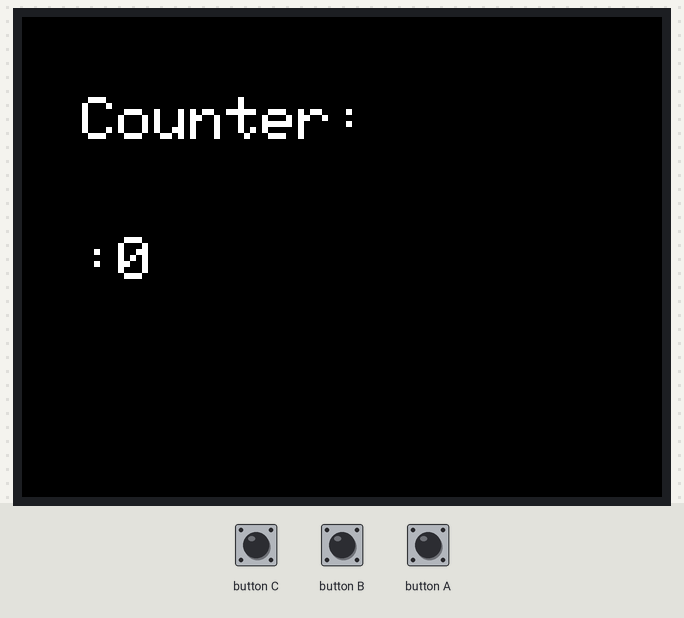
Simulated run of this program. Board: ESP32. Shown: 320×240 colour display. The test bench sets the inputs (shaded band).

Above: at 1.4 s.
1.5 s: button A pressed for 0.15 s
At 2.7 s:
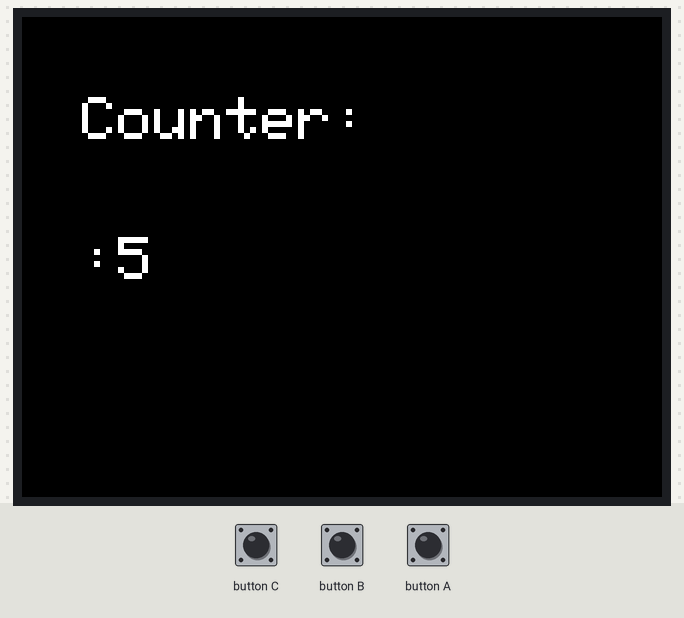
3.1 s: button A pressed for 1 s
At 4.3 s:
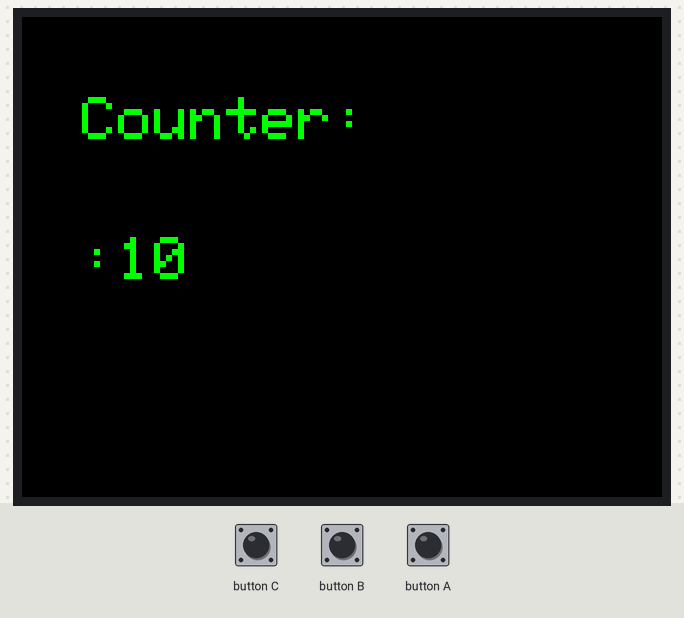
5.6 s: button B pressed for 0.15 s
At 6.3 s:
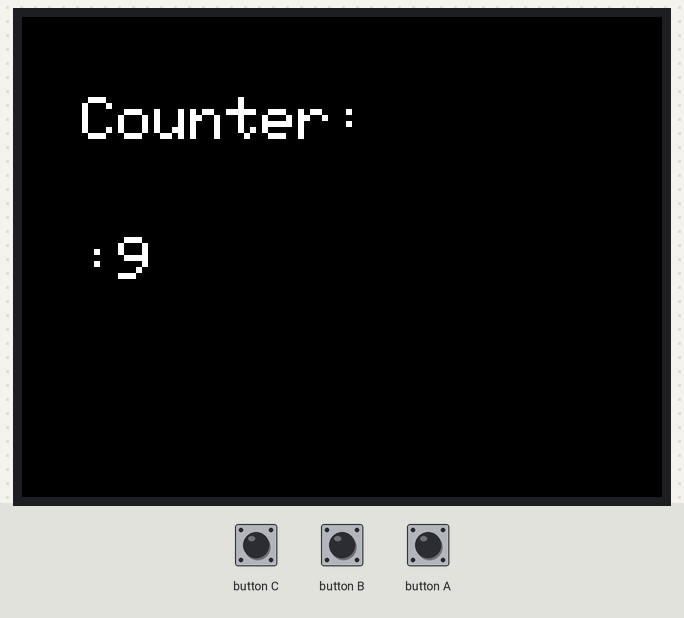
7.2 s: button B pressed for 1 s
Timing chart, 0 to 10.2 s (numbered marks = the images above; inputs shaded):
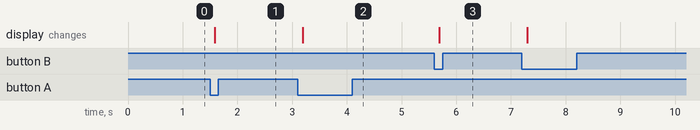

Measured:
- after the input at 1.5 s, the display: changes after 0.09 s (image 1)
- after the input at 3.1 s, the display: changes after 0.09 s (image 2)
- after the input at 5.6 s, the display: changes after 0.09 s (image 3)

The program:

main.cpp
```cpp
#include <Arduino.h>
#include <M5Stack.h>

int counter = 0;

void displayCounter() {
    M5.Lcd.fillScreen(BLACK);
    if (counter < 10) {
        M5.Lcd.setTextColor(WHITE);
    } else {
        M5.Lcd.setTextColor(GREEN);
    }

    M5.Lcd.setTextSize(3);

    M5.Lcd.setCursor(30, 40);
    M5.Lcd.printf("Counter:");

    M5.Lcd.setCursor(30, 110);
    M5.Lcd.printf(":%d", counter);
}

void setup() {
    M5.begin();
    displayCounter();
}

void loop() {
    M5.update();

    if (M5.BtnA.wasPressed()) {
        counter = counter + 5;
        displayCounter();
    }

    if (M5.BtnB.wasPressed()) {
        counter--;
        if (counter < 0) {
            counter = 0;
        }
        displayCounter();
    }

    if (M5.BtnC.wasPressed()) {
        counter = 0;
        displayCounter();
    }

    delay(20);
}
```
